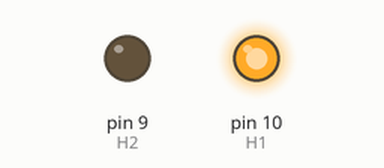
This sketch was run on a simulated Arduino Uno, built with avr-gcc and run on an emulated ATmega328P. Parts: output pins drawn as LEDs (lit = HIGH).

Above: at 2.5 s.
At 7.5 s:
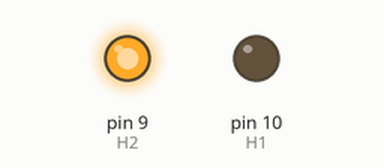
Timing chart, 0 to 13.0 s (numbered marks = the images above):
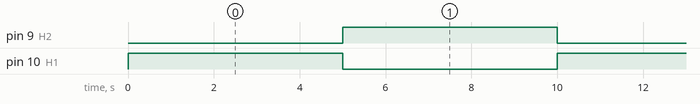

Measured:
- by itself, pin 9 (H2), pin 10 (H1): alternates HIGH for 5.0 s and LOW for 5.0 s

The sketch:

pontH.ino
```cpp
// C++ code
// https://www.tinkercad.com/things/kX2diAEpj5y-ponte-h?sharecode=vgU64_o2O4_bcRpqt0-zs2GgyGKHT0OBclC9S8KLpFc
#define H1 10
#define H2 9
void setup()
{
  pinMode(H1, OUTPUT);
  pinMode(H2, OUTPUT);

  digitalWrite(H1, LOW);
  digitalWrite(H2, LOW);
}

void loop()
{
  digitalWrite(H2, LOW);
  digitalWrite(H1, HIGH);
  delay(5000); //

  digitalWrite(H1, LOW);
  digitalWrite(H2, HIGH);
  delay(5000); // Wait for 1000 millisecond(s)
}
```
